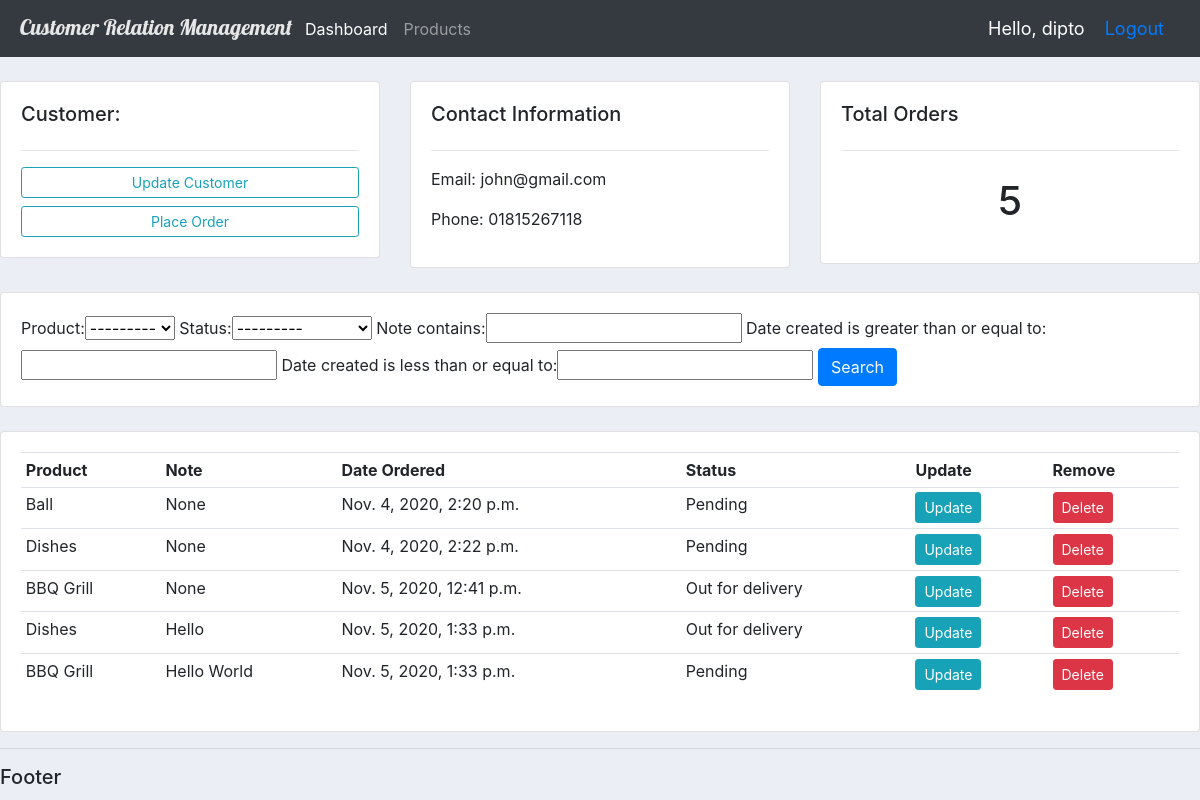
The app's page /customer/1/ (signed in) with its own data.
### accounts/models.py (models this page shows, shortened)
class Customer(models.Model):
	user = models.OneToOneField(User, null=True, blank=True, on_delete=models.CASCADE)
	name = models.CharField(max_length=200, null=True)
	phone = models.CharField(max_length=200, null=True)
	email = models.CharField(max_length=200, null=True)
	profile_pic = models.ImageField(default="user.png", null=True, blank=True)
	date_created = models.DateTimeField(auto_now_add=True, null=True)

class Order(models.Model):
	STATUS = (('Pending', 'Pending'),
						('Out for delivery', 'Out for delivery'),
						('Delivered', 'Delivered'))
	customer = models.ForeignKey(Customer, null=True, on_delete=models.SET_NULL)
	product = models.ForeignKey(Product, null=True, on_delete=models.SET_NULL)
	date_created = models.DateTimeField(auto_now_add=True, null=True)
	status = models.CharField(max_length=200, null=True, choices=STATUS)
	note = models.CharField(max_length=1000, null=True)

class Product(models.Model):
	def __str__(self):
		return self.name
	CATEGORY = (('Indoor', 'Indoor'),
							('Outdoor', 'Outdoor'))
	name = models.CharField(max_length=200, null=True)
	price = models.FloatField(null=True)
	category = models.CharField(max_length=200, null=True, choices=CATEGORY)
	description = models.CharField(max_length=200, null=True, blank=True)
	date_created = models.DateTimeField(auto_now_add=True, null=True)
	tags = models.ManyToManyField(Tag)

### accounts/decorators.py (the view)
		def wrapper_func(request, *args, **kwargs):
			group = None
			if request.user.groups.exists():
				group = request.user.groups.all()[0].name
			if group in allowed_roles:
				return view_func(request, *args, **kwargs)
			else:
				return HttpResponse('You are not authorized to view this page')

### accounts/views.py (called while the page is built)
@login_required(login_url='login')
@allowed_users(allowed_roles=['admin'])
def customer(request, pk):
	customer = Customer.objects.get(id=pk)
	orders = customer.order_set.all()
	order_count = orders.count()
	myFilter = OrderFilter(request.GET, queryset=orders)
	orders = myFilter.qs
	context = { 'customer': customer, 'orders': orders, 'order_count': order_count,
							'myFilter': myFilter }
	return render(request, 'accounts/customer.html', context)

### accounts/templates/accounts/customer.html
{% extends 'accounts/main.html' %} {% block content %}
<br />
<div class="row">
	<div class="col-md">
		<div class="card card-body">
			<h5>Customer:</h5>
			<hr />
			<a href="" class="btn btn-outline-info btn-sm btn-block"
				>Update Customer</a
			>
			<a href="{% url 'create_order' customer.id %}" class="btn btn-outline-info btn-sm btn-block"
				>Place Order</a
			>
		</div>
	</div>
	<div class="col-md">
		<div class="card card-body">
			<h5>Contact Information</h5>
			<hr />
			<p>Email: {{customer.email}}</p>
			<p>Phone: {{customer.phone}}</p>
		</div>
	</div>
	<div class="col-md">
		<div class="card card-body">
			<h5>Total Orders</h5>
			<hr />
			<h1 style="text-align: center; padding: 10px">{{ order_count }}</h1>
		</div>
	</div>
</div>
<br />
<div class="row">
	<div class="col">
		<div class="card card-body">
			<form method="get">
				{{ myFilter.form }}
				<button class="btn btn-primary" type="submit">Search</button>
			</form>
		</div>
	</div>
</div>
<br />
<div class="row">
	<div class="col-md">
		<div class="card card-body">
			<table class="table table-sm">
				<tr>
					<th>Product</th>
					<th>Note</th>
					<th>Date Ordered</th>
					<th>Status</th>
					<th>Update</th>
					<th>Remove</th>
					{% for order in orders %}
						<tr>
							<td>{{ order.product }}</td>
							<td>{{ order.note }}</td>
							<td>{{ order.date_created }}</td>
							<td>{{ order.status }}</td>
							<td>
						<a
							href="{% url 'update_order' order.id %}"
							class="btn btn-sm btn-info"
							>Update</a
						>
					</td>
					<td>
						<a
							href="{% url 'delete_order' order.id %}"
							class="btn btn-sm btn-danger"
							>Delete</a
						>
					</td>
						</tr>
					{% endfor %}
				</tr>
			</table>
		</div>
	</div>
</div>
{% endblock %}

### accounts/templates/accounts/navbar.html (shortened to what this page needs)
{% load static %}
<nav class="navbar navbar-expand-lg navbar-dark bg-dark">
	<img src="{% static 'images/logo.png' %}" alt="" />
	<div class="collapse navbar-collapse" id="navbarNav">
		<ul class="navbar-nav">
			{% if request.user.is_staff %}
			<li class="nav-item active">
				<a class="nav-link" href="{% url 'home' %}">Dashboard</a>
			</li>
			<li class="nav-item">
				<a class="nav-link" href="{% url 'products' %}">Products</a>
			</li>
			{% else %}
			<li class="nav-item">
				<a href="{% url 'account' %}" class="nav-link">Settings</a>
			</li>
			{% endif %}
		</ul>
	</div>
	<span class="hello-msg">Hello, {{ request.user }}</span>
	<span class="hello-msg"><a href="{% url 'logout' %}">Logout</a></span>
</nav>

### static/css/main.css (style rules this page uses)
body { background-color: #ebeff5; }

### accounts/templates/accounts/navbar.html (style rules this page uses)
.hello-msg { font-size: 18px; color: #fff; margin-right: 20px; }

### records on screen
Customer: email "john@gmail.com", phone "01815267118"
Order: product "Ball", note "None", date_created "Nov. 4, 2020, 2:20 p.m.", status "Pending"
Order: product "Dishes", note "None", date_created "Nov. 4, 2020, 2:22 p.m.", status "Pending"
Order: product "BBQ Grill", note "None", date_created "Nov. 5, 2020, 12:41 p.m.", status "Out for delivery"
Order: product "Dishes", note "Hello", date_created "Nov. 5, 2020, 1:33 p.m.", status "Out for delivery"
Order: product "BBQ Grill", note "Hello World", date_created "Nov. 5, 2020, 1:33 p.m.", status "Pending"

### other values on screen
{{ request.user }} "dipto"
{{ order_count }} "5"
